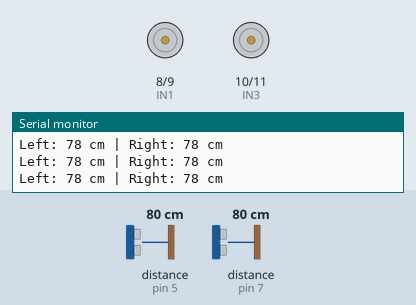
Bench run of a sketch on a simulated Arduino Uno, built with avr-gcc and run on an emulated ATmega328P. On the bench: motor-driver pin pairs drawn as motors (green arrow = first pin HIGH = forward, orange = second pin HIGH = backward, longer = more drive), the last lines printed to the serial monitor. Wiring (inferred from the names in the program): 2 × ultrasonic range finder: trigger pin 4, echo pin 5 / trigger pin 6, echo pin 7. Inputs (shaded band) come from the test bench; at power-on: distance to the obstacle (sensors on pin 5, pin 7) 80 cm. The echo pulse lasts 58.3 µs per cm.

Above: at 1.2 s.
1.3 s: distance to the obstacle (sensor on pin 5) set to 30 cm
2.8 s: distance to the obstacle (sensor on pin 5) set to 23 cm
At 3.9 s:
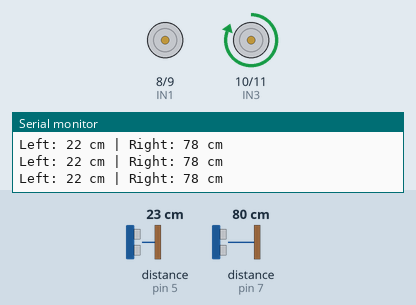
4.4 s: distance to the obstacle (sensor on pin 7) set to 30 cm
5.9 s: distance to the obstacle (sensor on pin 7) set to 24 cm
At 7.1 s:
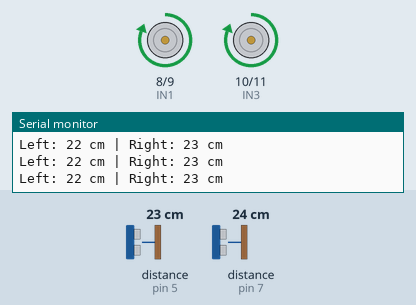
7.5 s: distance to the obstacle (sensor on pin 5) set to 250 cm
At 8.8 s:
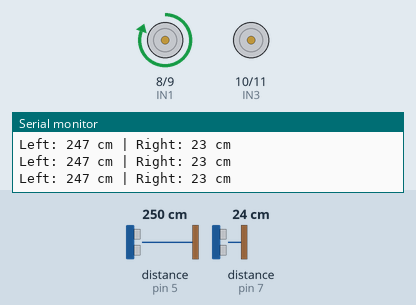
9.1 s: distance to the obstacle (sensor on pin 5) set to 2 cm
At 10.2 s:
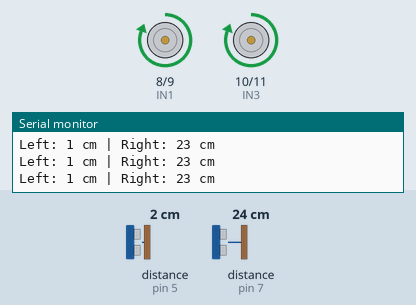
Timing chart, 0 to 11.6 s (numbered marks = the images above; inputs shaded):
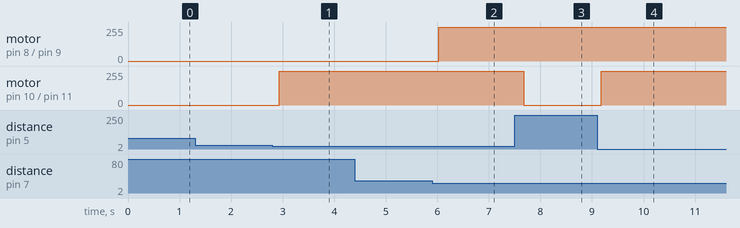

Measured:
- the behaviour switches between 27 and 26 cm on distance to the obstacle (sensor on pin 5) (found by bisection; images 0 and 1)
- the behaviour switches between 27 and 26 cm on distance to the obstacle (sensor on pin 7) (found by bisection; images 1 and 2)
- after the input at 2.8 s, motor on pin 10 (IN3) / pin 11 (IN4): stopped → forward 255/255 after 0.14 s
- after the input at 5.9 s, motor on pin 8 (IN1) / pin 9 (IN2): stopped → forward 255/255 after 0.13 s
- after the input at 7.5 s, motor on pin 10 (IN3) / pin 11 (IN4): forward 255/255 → stopped after 0.17 s
- after the input at 9.1 s, motor on pin 10 (IN3) / pin 11 (IN4): stopped → forward 255/255 after 0.08 s

The sketch:

Human_following_robot.ino
```cpp
// Day 22 – Human-Following Robot using 2 Ultrasonic Sensors and L298N Motor Driver

// Left Ultrasonic Sensor
const int trigLeft = 4;
const int echoLeft = 5;

// Right Ultrasonic Sensor
const int trigRight = 6;
const int echoRight = 7;

// L298N Motor Driver Pins
const int IN1 = 8;  // Left Motor +
const int IN2 = 9;  // Left Motor -
const int IN3 = 10; // Right Motor +
const int IN4 = 11; // Right Motor -

// Threshold to decide if object is close
const int minDistance = 25; // in cm

void setup() {
  // Motor pins as output
  pinMode(IN1, OUTPUT);
  pinMode(IN2, OUTPUT);
  pinMode(IN3, OUTPUT);
  pinMode(IN4, OUTPUT);

  // Sensor pins
  pinMode(trigLeft, OUTPUT);
  pinMode(echoLeft, INPUT);
  pinMode(trigRight, OUTPUT);
  pinMode(echoRight, INPUT);

  Serial.begin(9600);
}

void loop() {
  int distLeft = getDistance(trigLeft, echoLeft);
  int distRight = getDistance(trigRight, echoRight);

  Serial.print("Left: ");
  Serial.print(distLeft);
  Serial.print(" cm | Right: ");
  Serial.print(distRight);
  Serial.println(" cm");

  // Decision-making logic
  if (distLeft <= minDistance && distRight <= minDistance) {
    moveForward();
  } else if (distLeft <= minDistance) {
    turnLeft();
  } else if (distRight <= minDistance) {
    turnRight();
  } else {
    stopMotors();
  }

  delay(200); // Small delay to stabilize readings
}

// Function to measure distance using ultrasonic sensor
int getDistance(int trigPin, int echoPin) {
  digitalWrite(trigPin, LOW);
  delayMicroseconds(2);

  digitalWrite(trigPin, HIGH);
  delayMicroseconds(10);
  digitalWrite(trigPin, LOW);

  long duration = pulseIn(echoPin, HIGH);
  int distance = duration * 0.034 / 2;

  return distance;
}

// Motor Control Functions
void moveForward() {
  digitalWrite(IN1, HIGH);
  digitalWrite(IN2, LOW);
  digitalWrite(IN3, HIGH);
  digitalWrite(IN4, LOW);
}

void turnLeft() {
  digitalWrite(IN1, LOW);
  digitalWrite(IN2, LOW);
  digitalWrite(IN3, HIGH);
  digitalWrite(IN4, LOW);
}

void turnRight() {
  digitalWrite(IN1, HIGH);
  digitalWrite(IN2, LOW);
  digitalWrite(IN3, LOW);
  digitalWrite(IN4, LOW);
}

void stopMotors() {
  digitalWrite(IN1, LOW);
  digitalWrite(IN2, LOW);
  digitalWrite(IN3, LOW);
  digitalWrite(IN4, LOW);
}
```
